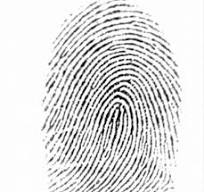
#> input picture PythonFiles/Verification/Fingerprint_001.jpeg, 204 x 192 px, found by its file name; the run also reads 1 picture not shown here
$ python controlmatches.py
#> lines starting #> are read from the running program, lines starting #| are printed output that depends on the picture
import cv2
import os

# Load the original fingerprint image
test_original = cv2.imread("C:/Users/Pashie/PycharmProjects/pythonProject/AuthenticationSystem/FingerprintDatabase/Fingerprint_001.jpeg")
#> test_original is the input picture: shape (192, 204, 3); min 0, max 255, mean 220.2
cv2.imshow("Original", cv2.resize(test_original, None, fx=1, fy=1))
cv2.waitKey(0)
cv2.destroyAllWindows()

# Load the fingerprint database image
fingerprint_database_image = cv2.imread("C:/Users/Pashie/PycharmProjects/pythonProject/AuthenticationSystem/FingerprintDatabase/Fingerprint_001b.jpeg")

# Initialize SIFT detector
sift = cv2.SIFT_create()

# Detect keypoints and compute descriptors for both images
keypoints_1, descriptors_1 = sift.detectAndCompute(test_original, None)
#> keypoints_1 = 531 keypoints; strongest (x, y, size): (128, 81, 2.5), (64, 72, 2), (97, 50, 2.1), (83, 83, 2)
keypoints_2, descriptors_2 = sift.detectAndCompute(fingerprint_database_image, None)
#> keypoints_2 has the same summary as keypoints_1

# Perform FLANN matching
matcher = cv2.DescriptorMatcher_create(cv2.DescriptorMatcher_FLANNBASED)
matches = matcher.knnMatch(descriptors_1, descriptors_2, k=2)
#> matches = 531 matches

# Filter good matches
good_matches = []
for m, n in matches:
    if m.distance < 0.75 * n.distance:
        good_matches.append(m)
#> after the loop, good_matches = 531 matches

# Calculate matching score
matching_score = len(good_matches) / min(len(keypoints_1), len(keypoints_2)) * 100
#> matching_score = 100

# Display matching results
if matching_score > 95:
    print("% Match:", matching_score)
#| % Match: 100.0
    print("Fingerprint ID: Fingerprint_001")

    # Draw matches
    result = cv2.drawMatches(test_original, keypoints_1, fingerprint_database_image, keypoints_2, good_matches, None)
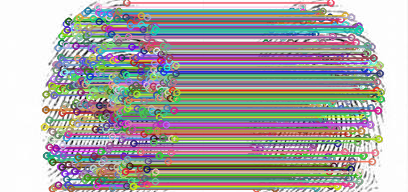
#> result: shape (192, 408, 3); mean B, G, R 166.4, 167.8, 170
    result = cv2.resize(result, None, fx=2.5, fy=2.5)
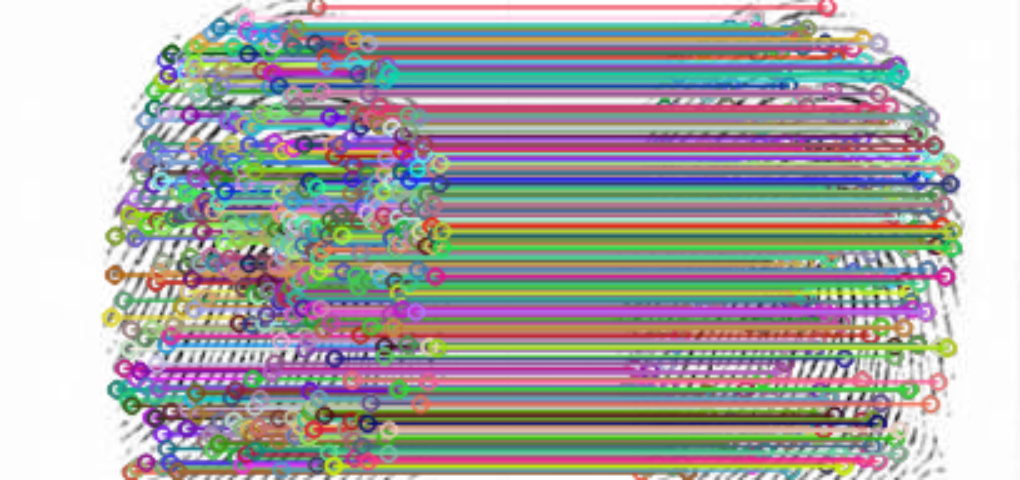
#> result: shape (480, 1020, 3); mean B, G, R 166.3, 167.7, 169.9

    cv2.imshow("Result", result)
    cv2.waitKey(0)
    cv2.destroyAllWindows()
else:
    print("Fingerprints do not match.")
